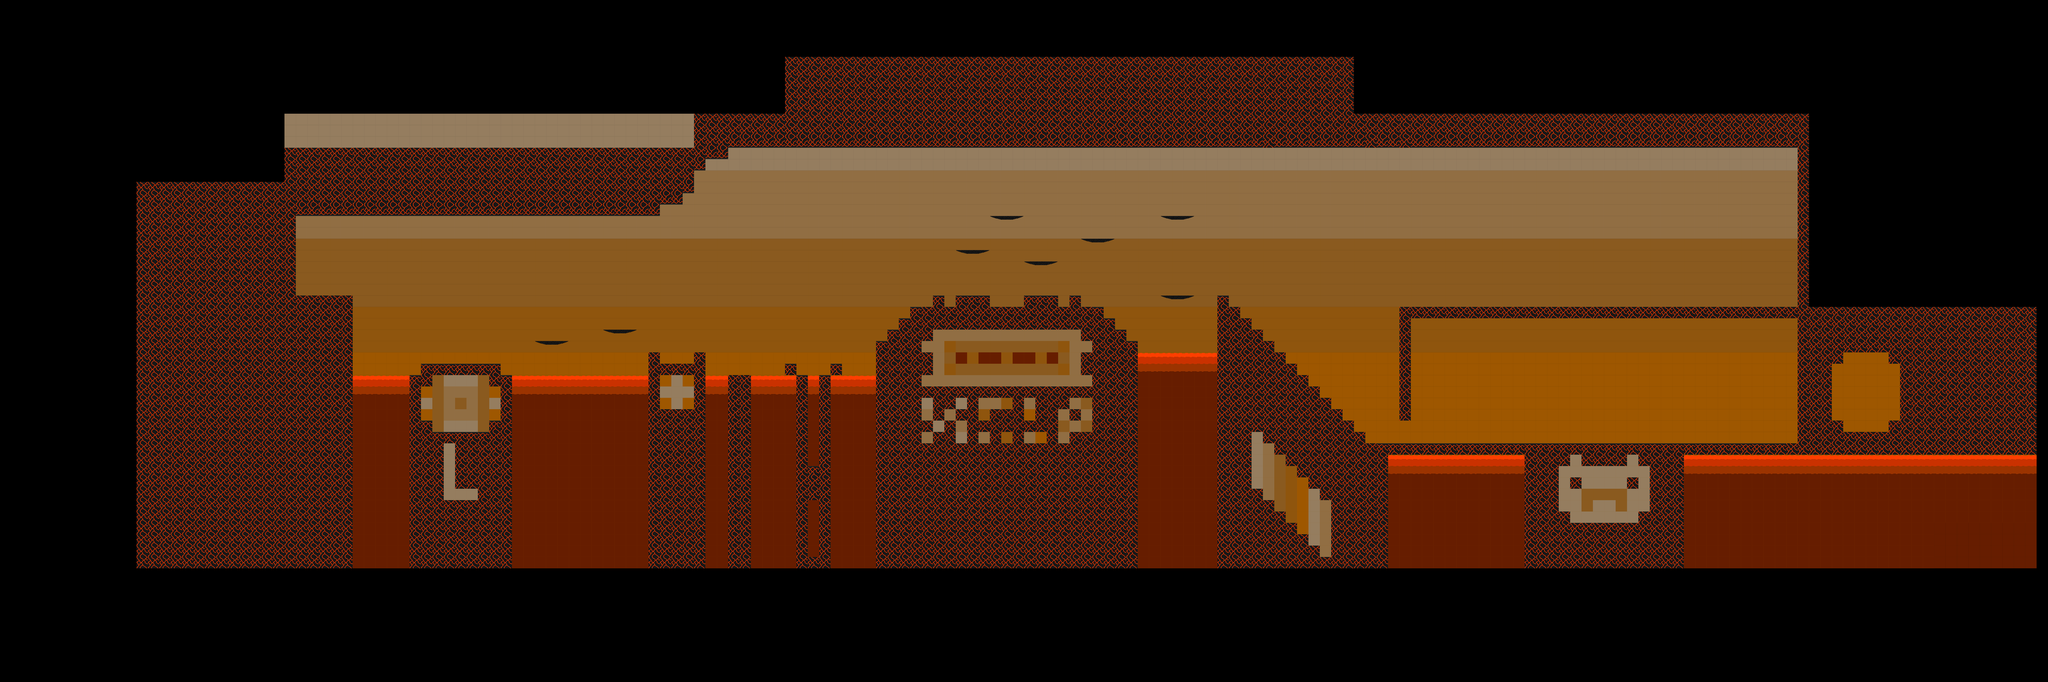

The image is a tile-based game level rendered from a .tmx file. Its description and source (layers, tilesets, objects; grid data summarised) follow:
An orthogonal 180x60 tile map with 40x40 px tiles, 2 tile layers (BG, Tile Layer 1).

<map version="1.9" tiledversion="1.9.2" orientation="orthogonal" renderorder="right-down" compressionlevel="0" width="180" height="60" tilewidth="40" tileheight="40" infinite="0" nextlayerid="10" nextobjectid="3">
 <editorsettings>
  <chunksize width="40" height="40" />
 </editorsettings>
 <tileset firstgid="1" source="tiles.tsx" />
 <layer id="9" name="BG" width="180" height="60">
  <data>[10800 cells, 5632 non-empty, 5 distinct tile ids]</data>
 </layer>
 <layer id="1" name="Tile Layer 1" width="180" height="60">
  <data>[10800 cells, 4046 non-empty, 16 distinct tile ids]</data>
 </layer>
</map>
